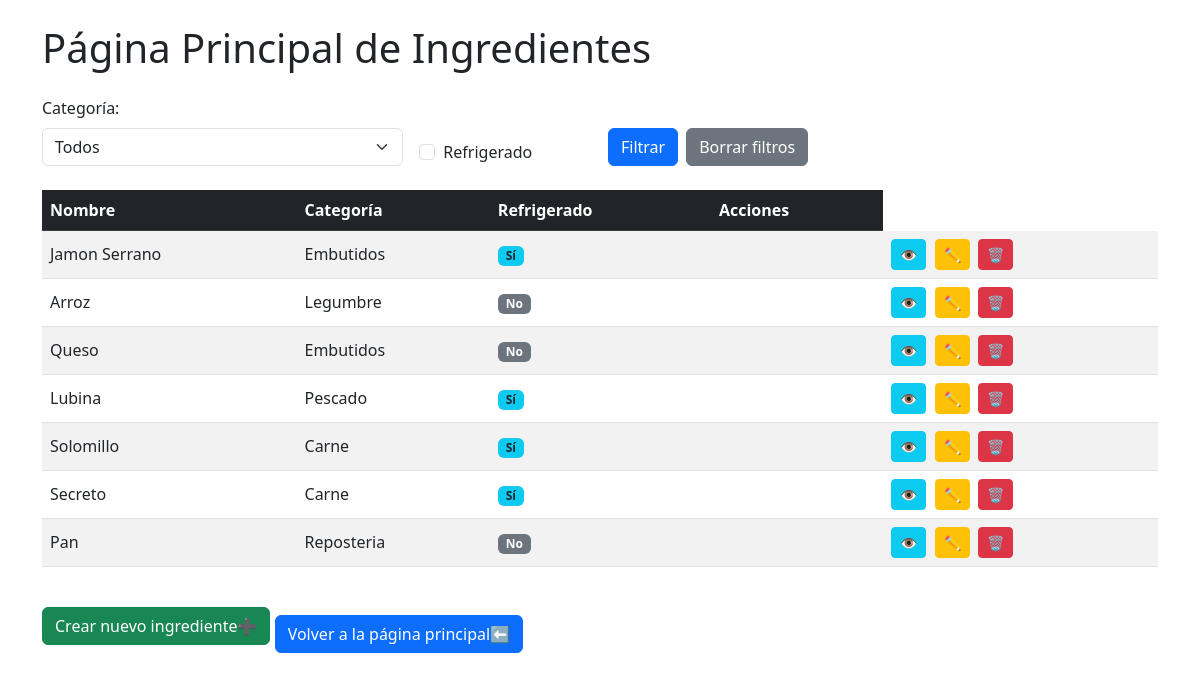
The page /ingredientes on the database as committed earlier.
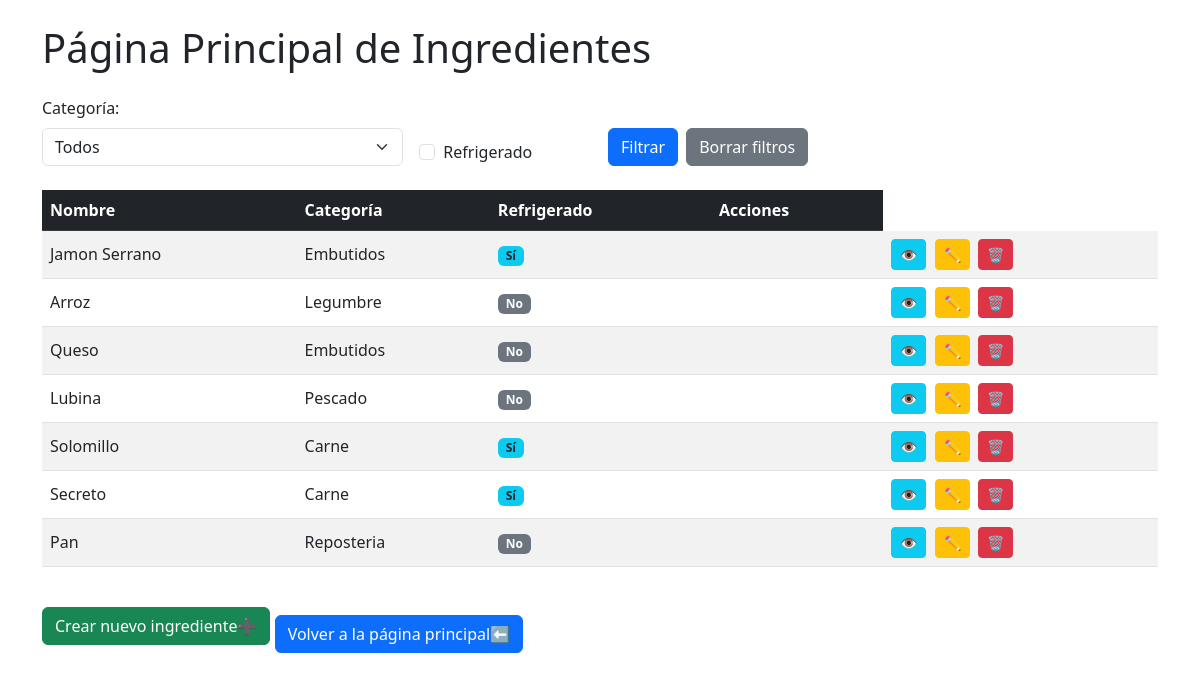
The same page on the database as committed later.
### recetasapp/models.py (models this page shows, shortened)
class Ingredientes(models.Model):
    nombre = models.CharField(max_length=50, validators=[validate_nombre])
    categoria = models.ForeignKey('CategoriaIngrediente', on_delete=models.CASCADE)
    refrigerado = models.BooleanField(default=False)

class CategoriaIngrediente(models.Model):
    nombre = models.CharField(max_length=50)

### recetasapp/views.py (the view)
# urls.py: path('ingredientes', views.ingredientes_lista, name='ingredientes_lista'),
def ingredientes_lista(request):
    ingredientes = Ingredientes.objects.all()
    categorias = CategoriaIngrediente.objects.all()
    categoria_filtro = request.GET.get('categoria')
    if categoria_filtro:
        ingredientes = ingredientes.filter(categoria=categoria_filtro)
    refrigerado_filtro = request.GET.get('refrigerado')
    if refrigerado_filtro:
        ingredientes = ingredientes.filter(refrigerado=True)
    contexto = {'ingredientes': ingredientes, 'categorias':categorias}
    return render(request, 'recetasapp/ingredientes_lista.html', contexto)

### recetasapp/templates/recetasapp/ingredientes_lista.html (shortened to what this page needs)
{% extends 'recetasapp/base.html' %}
{% block content %}
<div class="container mt-4">
    <h1 class="mb-4">Página Principal de Ingredientes</h1>
    <form class="row g-3 mb-4" action="" method="get">
        <div class="col-md-4">
            <label for="categoria" class="form-label">Categoría:</label>
            <select name="categoria" id="categoria" class="form-select">
                <option value="">Todos</option>
            </select>
        </div>
        <div class="col-md-2 d-flex align-items-end">
            <div class="form-check">
                <input type="checkbox" id="refrigerado" name="refrigerado" value="1" class="form-check-input"
                    {% if request.GET.refrigerado == "1" %}checked{% endif %}>
                <label class="form-check-label" for="refrigerado">Refrigerado</label>
            </div>
        </div>
        <div class="col-md-6 d-flex align-items-end">
            <button type="submit" class="btn btn-primary me-2">Filtrar</button>
            <a href="{% url 'ingredientes_lista' %}" class="btn btn-secondary">Borrar filtros</a>
        </div>
    </form>
    <div class="table-responsive">
        <table class="table table-striped table-hover align-middle">
            <thead class="table-dark">
                <tr>
                    <th>Nombre</th>
                    <th>Categoría</th>
                    <th>Refrigerado</th>
                    <th>Acciones</th>
                </tr>
            </thead>
            <tbody>
                {% for ingrediente in ingredientes %}
                    <tr>
                        <td>{{ ingrediente.nombre }}</td>
                        <td>{{ ingrediente.categoria.nombre }}</td>
                        <td>
                            {% if ingrediente.refrigerado %}
                                <span class="badge bg-info text-dark">Sí</span>
                            {% else %}
                                <span class="badge bg-secondary">No</span>
                            {% endif %}
                        </td>
                        <td>
                        <td>
                            <a href="{% url 'ingrediente_detalle' ingrediente.id %}" class="btn btn-info btn-sm me-1">👁️</a>
                            <a href="{% url 'ingrediente_editar' ingrediente.id %}" class="btn btn-warning btn-sm me-1">✏️</a>
                            <a href="{% url 'ingrediente_eliminar' ingrediente.id %}" class="btn btn-danger btn-sm">🗑️</a>
                        </td>
                        </td>
                    </tr>
                {% empty %}
                    <tr>
                        <td colspan="4" class="text-center">No hay ingredientes aún</td>
                    </tr>
                {% endfor %}
            </tbody>
        </table>
    </div>
    <div class="mt-3">
        <a href="{% url 'ingrediente_crear' %}" class="btn btn-success">
            Crear nuevo ingrediente➕
        </a>
        <a href="{% url 'inicio' %}" class="btn btn-primary mt-3">
        Volver a la página principal⬅️
        </a>
    </div>
</div>
{% endblock %}

Rows that differ between the two databases and show on the page:
changed Ingredientes "Lubina": refrigerado "Sí" → "No"
